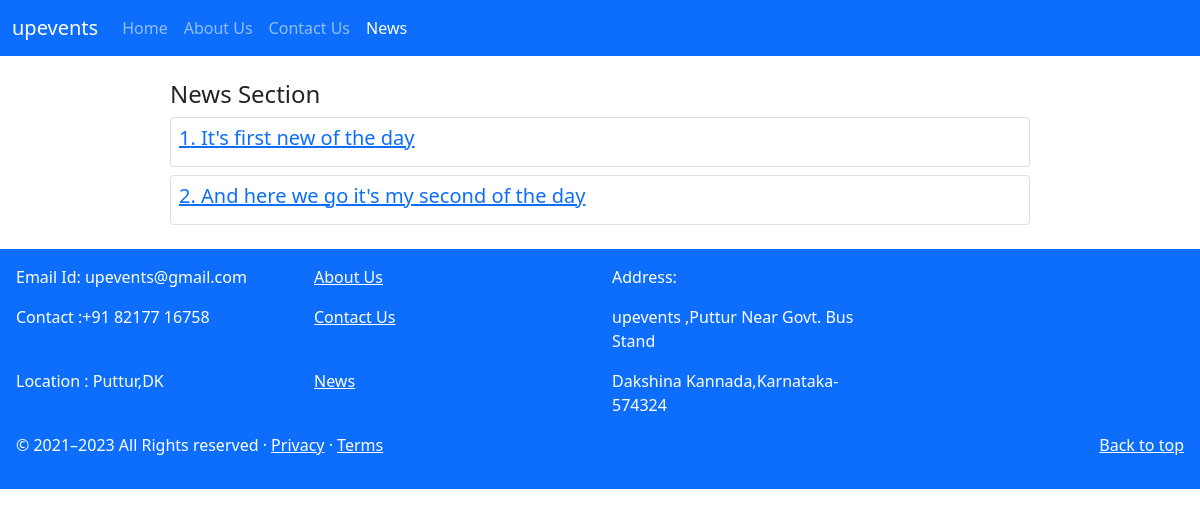
/newslist/, run on an earlier commit of the app's database.
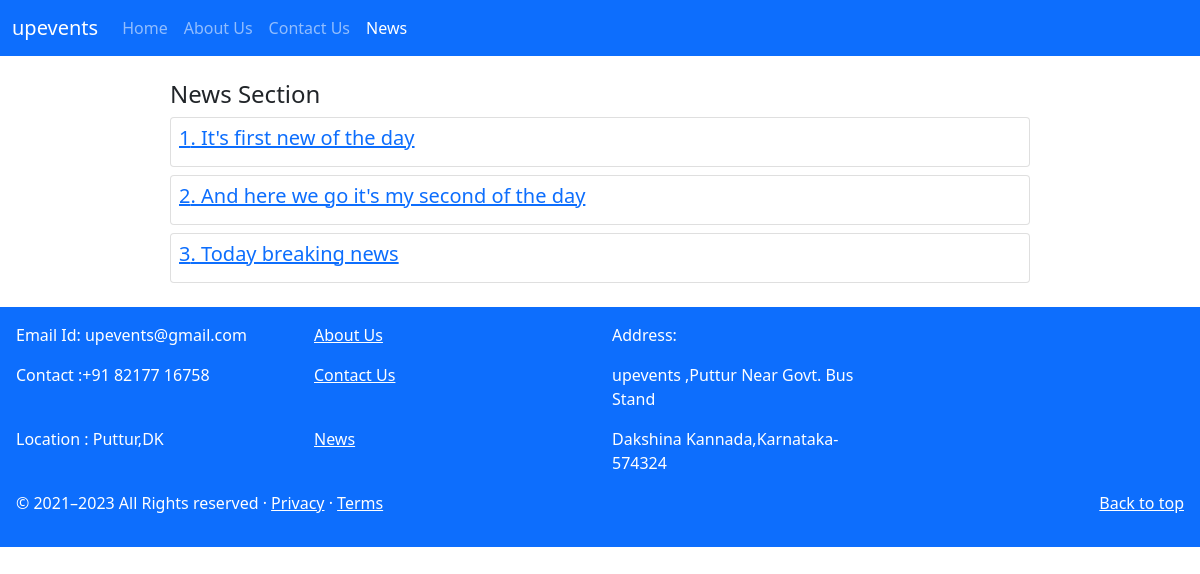
And on a later commit of the database.
### organiser/models.py (models this page shows, shortened)
class News(models.Model):
    news_id = models.AutoField(primary_key=True)
    news_title = models.CharField(max_length=50)
    pub_date = models.DateField()
    image = models.ImageField(upload_to='organiser/images', default="")
    desc = models.TextField(max_length=5000, default="" )

### upevent/views.py (the view)
# urls.py: path('newslist/',views.newslist,name='newslist'),
def newslist(request):
    news_obj=News.objects.all
    return render(request,'upevents/newslist.html',{'news_obj':news_obj})

### upevent/templates/upevents/newslist.html (shortened to what this page needs)
{% extends 'user/basic.html' %}
 {% block newsactive %} active {% endblock newsactive %}
 {% block body %}
 <div class="container m-4 mx-auto">
    <h4 class="mt-4 px-2">News Section</h4>
     {% for news in news_obj %}
     <div class="card p-2 m-2">
       <h5><a href="/news/{{news.news_id}}">{{news.news_id}}. {{news.news_title}}</a></h5>
     </div>
     {% endfor %}
    </div>
 {% endblock body %}

What changed in the data, as far as the page shows it:
added News: news_id "3", news_title "Today breaking news"
